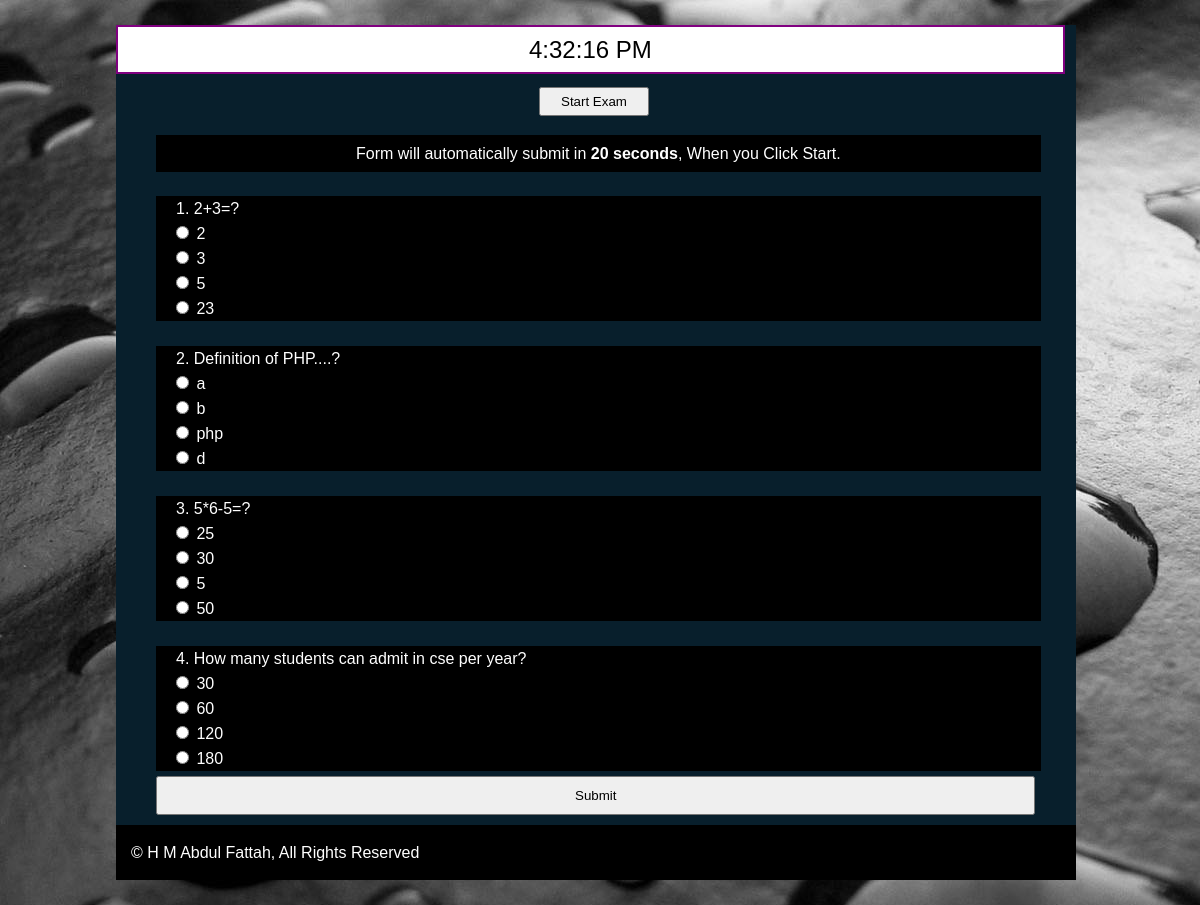
Screenshot of /exam_process.php?value=1 with the database file from the repository.
### tables this page shows
CREATE TABLE IF NOT EXISTS `question_set` (
  `question_set_id` int(11) NOT NULL,
  `set_id` int(11) NOT NULL,
  `question` varchar(500) NOT NULL,
  `a` varchar(100) NOT NULL,
  `b` varchar(100) NOT NULL,
  `c` varchar(100) NOT NULL,
  `d` varchar(100) NOT NULL,
  `answer` varchar(100) NOT NULL
);

### exam_process.php (the view, shortened to what this page needs)
<?php
$b=$_GET['value'];
$sql="SELECT * FROM question_set WHERE question_set_id='$b'";
	$result=mysql_query($sql);
?>
<!DOCTYPE HTML>
<html lang="en-US">
<head>
	<link rel="stylesheet" type="text/css" href="exam_process.css"/>
</head>
<body>
<div id="exam_form">
<span id="clock"></span>
<br />
<br />
<button onclick="start()" id='button' name="button">Start Exam</button>
<form id="form" action="mark_process_mcq.php" method="GET">
<br />
<span id="dialog" name='dialog_box'>Form will automatically submit in <b id="timer">20</b> <b>seconds</b>, When you Click Start.</span>
<br/>
<div id="question">
<?php
	$set_id=1;
	while($row=mysql_fetch_array($result))
	{
	?>
	<br />
	<div id="new">
	<?php
		echo $set_id.'. '.$row['question'].'</br>';
	?>
	<input type="radio" value="a" name="answer_<?php echo $set_id?>"/>
	<?php
		echo $row['a'].'</br>';
	?>
	<input type="radio" value="b" name="answer_<?php echo $set_id?>"/>
	<?php
		echo $row['b'].'</br>';
	?>
	<input type="radio" value="c" name="answer_<?php echo $set_id?>"/>
	<?php
		echo $row['c'].'</br>';
	?>
	<input type="radio" value="d" name="answer_<?php echo $set_id?>"/>
	<?php
		echo $row['d'].'</br>';
		$set_id++;
	?>
	</div>
	<?php
	}
?>
</div>
<span id="submit">
<input type="submit" name="submit_it" value="Submit" style="padding:10px 417px"/>
</span>
</form>
<div class="footer">&copy; H M Abdul Fattah, All Rights Reserved</div>
</div>
</body>
</html>

### exam_process.css (style rules this page uses)
* { margin-left:0; padding:0; }
body { font-family:arial; font-size:16px; line-height:25px; color:white; background:url(z.jpg) fixed repeat; }
#button { margin-left:423px; padding:5px 20px; margin-top:12px; }
#exam_form { width:960px; margin:25px auto; display:block; background:#081F2C }
#question { margin-left:30px; padding:5px 10px; }
#dialog { background-color:black; color:white; padding:10px 200px; margin-left:40px; }
#new { background-color:black; margin-right:25px; padding-left:20px; color:white; }
#submit { margin-left:40px; }
.footer { padding:15px; background:black; margin-top:10px; color:white; }

### exam_process.php (style rules this page uses)
#clock { position:absolute; font-family: Arial, Helvetica, sans-serif; font-size: 1.5em; color: black; background-color: white; border: 2px solid purple; padding: 10px 411px; }

### rows the page displays
question_set: question "2+3=?", a "2", b "3", c "5", d "23"
question_set: question "Definition of PHP....?", a "a", b "b", c "php", d "d"
question_set: question "5*6-5=?", a "25", b "30", c "5", d "50"
question_set: question "How many students can admit in cse per year?", a "30", b "60", c "120", d "180"
